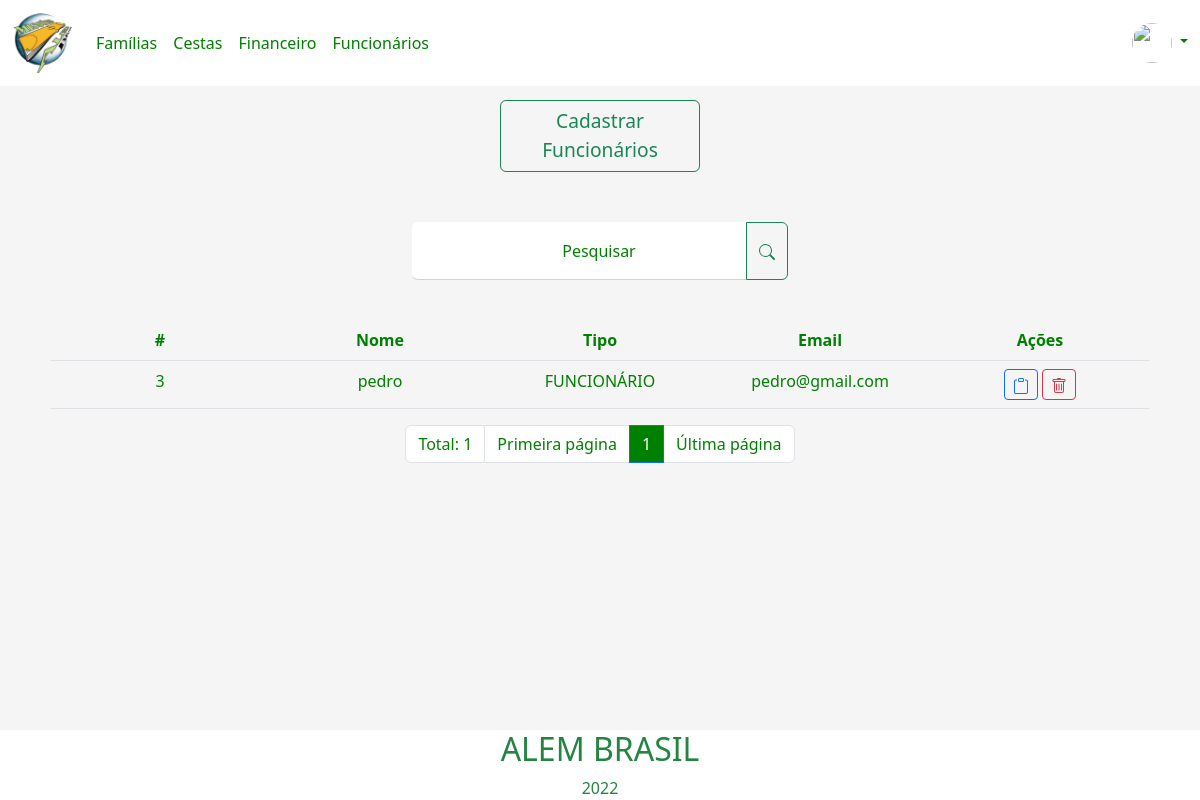
Page /pages/funcionarios/pesquisarFuncionario.php?pesquisarFuncionario=pedro (signed in) on the committed database.
### tables this page shows
create table usuario(
    id_usuario int(4) primary key not null auto_increment,
    nome_usuario varchar(20) not null,
    senha_usuario char(40) not null,
    tipo_usuario varchar(1) not null,
    email_usuario varchar(90) not null,
	foto_usuario char(40),
    imagem_usuario blob,
    recuperar_senha varchar(200)
);

### pages/funcionarios/pesquisarFuncionario.php (the view, shortened to what this page needs)
<?php
if ((!isset($_SESSION['nomeUsuario']) == true) and (!isset($_SESSION['tipoUsuario']) == true)) {
    unset($_SESSION['nomeUsuario']);
    unset($_SESSION['tipoUsuario']);
    header('location: ../../index.php');
} else if ($_SESSION['tipoUsuario'] != 'A') {
    echo "<script LANGUAGE= 'JavaScript'>
            window.alert('Você não possui acesso a essa página');
            window.location.href='../home.php';
            </script>";
} else {
    $logado = $_SESSION['idUsuario'];
    $banco = new conexao();
    $con = $banco->getConexao();
    $sql = "select imagem_usuario from usuario where id_usuario = '$logado'";
    $result = $con->query($sql);
    if ($result->rowCount() > 0) {
        while ($row = $result->fetch()) {
            $imagemUsuario = $row['imagem_usuario'];
        }
    }
}
$quantidade = 10;
$pagina = (isset($_GET['pagina'])) ? (int)$_GET['pagina'] : 1;
$inicio = ($quantidade * $pagina) - $quantidade;
if (!isset($_GET['pesquisarFuncionario'])) {
    header("Location: pesquisarFuncionario.php");
} else {
    $valor_pesquisarFuncionario = $_GET['pesquisarFuncionario'];
}
?>
<!DOCTYPE html>
<html lang="pt-br">
<head>
    <link href="https://cdn.jsdelivr.net/npm/bootstrap@5.2.0-beta1/dist/css/bootstrap.min.css" rel="stylesheet">
</head>
<header>
    <nav class="navbar navbar-expand-lg headerNavBar">
        <div class="container-fluid">
            <a class="navbar-brand" href="../home.php"><img src='../../imgs/logo2.png' width="60"></a>
            <div class="collapse navbar-collapse navBarLinks" id="navbarSupportedContent">
                <ul class="navbar-nav me-auto mb-2 mb-lg-0">
                    <li class="nav-item">
                        <a class="nav-link " href="../responsavelFamilia/responsavelFamilia.php">Famílias</a>
                    </li>
                    <li class="nav-item">
                        <a class="nav-link" href="../cestas/cestas.php">Cestas</a>
                    </li>
                    <li class="nav-item">
                        <a class="nav-link" href="../financeiro/financeiro.php">Financeiro</a>
                    </li>
                    <li class="nav-item">
                        <a class="nav-link" href="funcionarios.php">Funcionários</a>
                    </li>
                </ul>
                <li class="nav-item dropdown dropDownMenu">
                    <a class="nav-link dropdown-toggle" href="#" id="navbarDropdown" role="button" data-bs-toggle="dropdown" aria-expanded="false">
                        <?php echo '<img src="data:../../imgs/conta;base64,' . base64_encode($imagemUsuario) . '" style="border-radius:50px;width: 40px; height: 40px;">' ?>
                    </a>
                </li>
            </div>
        </div>
    </nav>
</header>
<body>
    <div class="container-fluid">
        <div class="row">
            <div class="col m-auto">
                <button type="button" class="btn btn-outline-success buttonCadastro" data-bs-toggle="modal" data-bs-target="#exampleModal">Cadastrar
                    <br> Funcionários</button>
            </div>
        </div>
    </div>
    <form action="pesquisarFuncionario.php" method="get">
        <div class="container justify-content-center barraPesquisa">
            <div class="form-floating  input-group">
                <input class="form-control inputGeral" type="search" name="pesquisarFuncionario" placeholder="Pesquisar">
                <label class="labelCadastro">Pesquisar</label>
                <button type="submit" class="btn btn-outline-success">
                </button>
            </div>
        </div>
    </form>
    <div class="container">
        <div class="overflow-auto">
            <div class="column">
                <div class="m-2 ">
                    <table class="table funcionarioTable">
                        <thead>
                            <th scope="col">#</th>
                            <th scope="col">Nome</th>
                            <th scope="col">Tipo</th>
                            <th scope="col">Email</th>
                            <th scope="col">Ações</th>
                        </thead>
                        <tbody>
                            <?php
                            $sql = "SELECT * FROM usuario WHERE nome_usuario LIKE '%$valor_pesquisarFuncionario%' LIMIT $inicio, $quantidade";
                            $banco = new conexao();
                            $con = $banco->getConexao();
                            $result = $con->query($sql);
                            while ($row = $result->fetch()) {
                            ?>
                                <tr>
                                    <td style='text-align:center'><span id="nome<?php echo $row['id_usuario']; ?>"><?php echo $row['id_usuario']; ?></span>
                                    </td>
                                    <td style='text-align:center'><span id="nome<?php echo $row['nome_usuario']; ?>"><?php echo $row['nome_usuario']; ?></span>
                                    </td>
                                    <td style='text-align:center'><span id="tipo<?php echo $row['tipo_usuario']; ?>"><?php if ($row['tipo_usuario'] == "A") {
                                                                                                                            echo "ADMINISTRADOR";
                                                                                                                        } else if ($row['tipo_usuario'] == "F") {
                                                                                                                            echo "FUNCIONÁRIO";
                                                                                                                        } else {
                                                                                                                            echo "ERRO";
                                                                                                                        } ?></span>
                                    </td>
                                    <td style='text-align:center'><span id="email<?php echo $row['email_usuario']; ?>"><?php echo $row['email_usuario']; ?></span>
                                    </td>
                                    <td style='text-align:center'>
                                        <button class='btn btn-sm btn-outline-primary consultFuncionario' value="<?php echo $row['id_usuario']; ?>">
                                        </button>
                                        <button class='btn btn-sm btn-outline-danger deleteFuncionario' value="<?php echo $row['id_usuario']; ?>">
                                        </button>
                                    </td>
                                </tr>
                            <?php
                            }
                            ?>
                        </tbody>
                    </table>
                </div>
            </div>
        </div>
    </div>
    <ul class="pagination justify-content-center navPaginacao">
        <?php
        $con = mysqli_connect("localhost", "root", "", "ong");
        $sqlTotal = "SELECT id_usuario FROM usuario WHERE nome_usuario LIKE '%$valor_pesquisarFuncionario%'";
        $qrTotal = mysqli_query($con, $sqlTotal) or die(mysqli_error($con));
        $numTotal = mysqli_num_rows($qrTotal);
        $totalPagina = ceil($numTotal / $quantidade);
        ?>
        <li class="page-item"><span class="page-link"><?php echo "Total: " . $numTotal ?></span></li>
        <li class="page-item"><a class="page-link" href="?menuop=usuario&pagina=1&pesquisarFuncionario=<?php echo $valor_pesquisarFuncionario; ?>">Primeira página</a></li>
            <?php
        for ($i = 1; $i <= $totalPagina; $i++) {
            if ($i >= ($pagina - 5) && $i <= ($pagina + 5)) {
                if ($i == $pagina) {
            ?>
                    <li class="page-item"><span class="page-link active"><?php echo $i ?></span></li>
                <?php
                } else {
                ?>
                    <li class="page-item"><a class="page-link" href="?menuop=usuario&pagina= <?php echo $i ?>&pesquisarFuncionario=<?php echo $valor_pesquisarFuncionario; ?>"> <?php echo $i ?> </a>
                    </li>
            <?php
                }
            }
        }
            ?>
        <li class="page-item"><a class="page-link" href="?menuop=usuario&pagina=<?php echo $totalPagina ?>&pesquisarFuncionario=<?php echo $valor_pesquisarFuncionario; ?>">Última
                página</a></li>
    </ul>
    <div class="containerFooter">
        <?php include('../footer.php'); ?>
    </div>
</body>
</html>

### rows in the picture
usuario: id_usuario "3", nome_usuario "pedro", tipo_usuario "FUNCIONÁRIO", email_usuario "pedro@gmail.com"

### other values in the picture
$numTotal "1"
